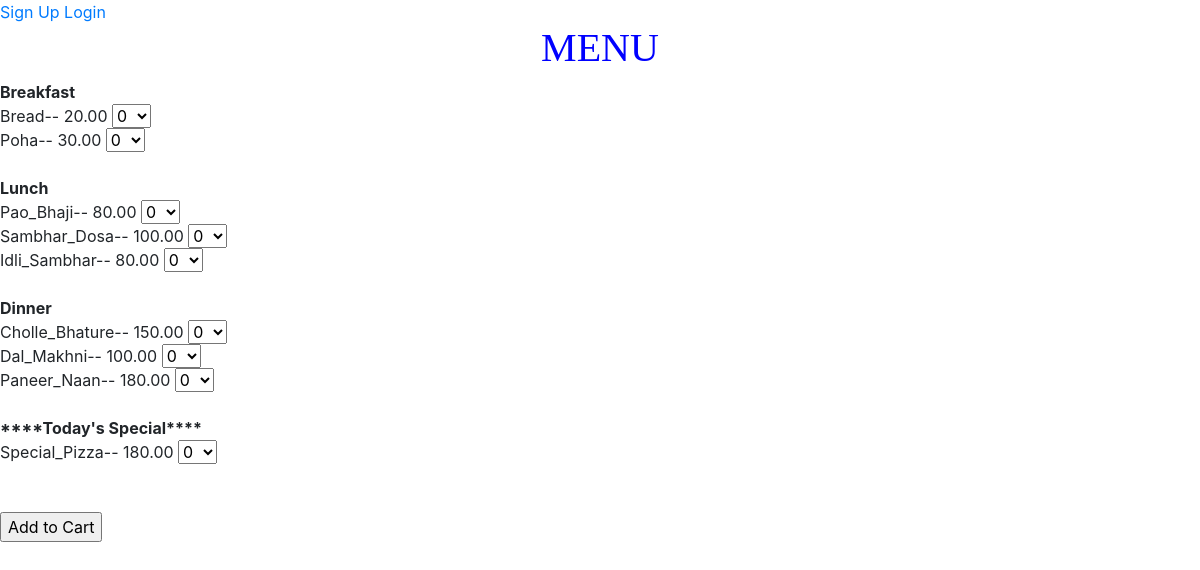
/menulist/, run on the app's committed database.
### menu/models.py (models this page shows, shortened)
class Breakfast(models.Model):
    item = models.CharField(max_length=30)
    mrp = models.DecimalField(max_digits=6, decimal_places=2)

class Lunch(models.Model):
    item = models.CharField(max_length=30)
    mrp = models.DecimalField(max_digits=6, decimal_places=2)

class Dinner(models.Model):
    item = models.CharField(max_length=30)
    mrp = models.DecimalField(max_digits=6, decimal_places=2)

class Special(models.Model):
    item = models.CharField(max_length=30)
    mrp = models.DecimalField(max_digits=6, decimal_places=2)

### menu/views.py (the view)
# urls.py: path('menulist/', views.menulist, name='menulist'),
def menulist(request):
    breakfasts = Breakfast.objects.all()
    lunchs = Lunch.objects.all()
    dinners = Dinner.objects.all()
    specials = Special.objects.all()
    return render(request, 'menu/menulist.html', {'breakfasts':breakfasts,'lunchs':lunchs, 'dinners':dinners, 'specials':specials})

### menu/templates/menu/menulist.html (shortened to what this page needs)
<link rel="stylesheet" href="https://stackpath.bootstrapcdn.com/bootstrap/4.5.0/css/bootstrap.min.css">
{% extends 'menu/base.html' %}
{% block content %}
<h1 style="color:Blue;font-family:cursive;text-align:center;">MENU</h1>
<form action ="{% url 'confirm' %}">
<b>Breakfast</b>
<br>
{% for breakfast in breakfasts %}
{{breakfast.item}}--
{{breakfast.mrp}}
<select name={{breakfast.item}}>
  <option value="0">0</option>
</select>
<br>
{% endfor %}
<br>
<b>Lunch</b>
<br>
{% for lunch in lunchs %}
{{lunch.item}}--
{{lunch.mrp}}
<select name={{lunch.item}}>
  <option value="0">0</option>
</select>
<br>
{% endfor %}
<br>
<b>Dinner</b>
<br>
{% for dinner in dinners %}
{{dinner.item}}--
{{dinner.mrp}}
<select name={{dinner.item}}>
  <option value="0">0</option>
</select>
<br>
{% endfor %}
<br>
<b>****Today's Special****</b>
<br>
{% for special in specials %}
{{special.item}}--
{{special.mrp}}
<select name={{special.item}}>
  <option value="0">0</option>
</select>
<br>
{% endfor %}
<br>
<br>
<input type="submit" value="Add to Cart">
</form>
{% endblock %}

### menu/templates/menu/base.html
{% if user.is_authenticated %}
Logged in as {{ user.username }}
<form action="{% url 'logoutuser' %}" method ="POST">
  {% csrf_token %}
<button type ="submit">Logout</button>
</form>
{% else %}
<a href ="{% url 'signupuser' %}">Sign Up</a>
<a href ="{% url 'loginuser' %}">Login</a>
{% endif %}
{% block content %}
{% endblock %}

### data on the page
Breakfast: item "Bread", mrp "20.00", Bread "0"
Breakfast: item "Poha", mrp "30.00", Poha "0"
Lunch: item "Pao_Bhaji", mrp "80.00", Pao_Bhaji "0"
Lunch: item "Sambhar_Dosa", mrp "100.00", Sambhar_Dosa "0"
Lunch: item "Idli_Sambhar", mrp "80.00", Idli_Sambhar "0"
Dinner: item "Cholle_Bhature", mrp "150.00", Cholle_Bhature "0"
Dinner: item "Dal_Makhni", mrp "100.00", Dal_Makhni "0"
Dinner: item "Paneer_Naan", mrp "180.00", Paneer_Naan "0"
Special: item "Special_Pizza", mrp "180.00", Special_Pizza "0"
